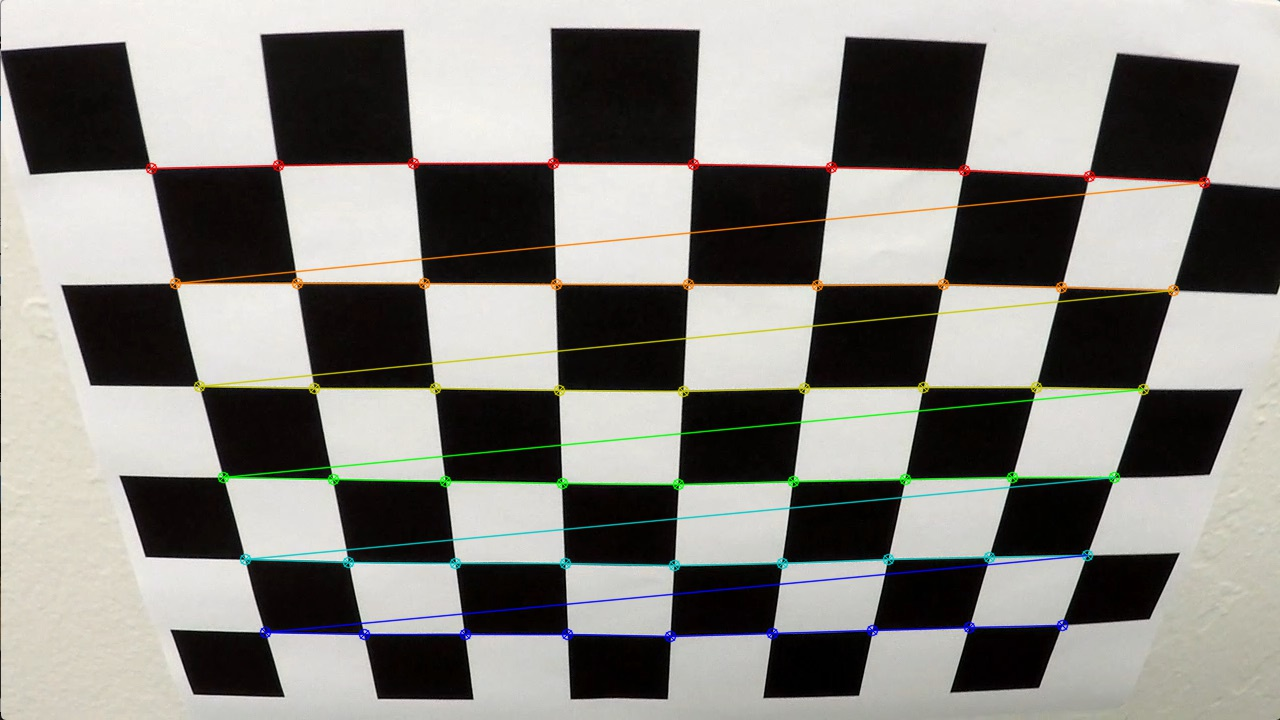
#> input picture camera_cal/corners_found/calibration2.jpg, 1280 x 720 px; its folder holds 4 pictures in this run
$ jupyter execute --allow-errors AdvancedLaneFinding.ipynb   (older library calls are emulated)
#> lines starting #> are read from the running program, lines starting #| are printed output that depends on the picture
# Advanced Lane Finding Project
The goals / steps of this project are the following:

* Compute the camera calibration matrix and distortion coefficients given a set of chessboard images.
* Apply a distortion correction to raw images.
* Use color transforms, gradients, etc., to create a thresholded binary image.
* Apply a perspective transform to rectify binary image ("birds-eye view").
* Detect lane pixels and fit to find the lane boundary.
* Determine the curvature of the lane and vehicle position with respect to center.
* Warp the detected lane boundaries back onto the original image.
* Output visual display of the lane boundaries and numerical estimation of lane curvature and vehicle position.

## Camera Calibration

[cell 1]
import numpy as np
import cv2
import glob
import os
import matplotlib.pyplot as plt
import matplotlib.image as mpimg
import pickle

def calibrate_camera():

    # number of squares in x axis
    nx = 9
    # number of squares in y axis
    ny = 6
    # prepare object points, like (0,0,0), (1,0,0), (2,0,0) ....,(6,5,0)
    objp = np.zeros((nx*ny,3), np.float32)
    objp[:,:2] = np.mgrid[0:nx,0:ny].T.reshape(-1,2)

    # Arrays to store object points and image points from all the images.
    objpoints = [] # 3d points in real world space
    imgpoints = [] # 2d points in image plane.

    # Make a list of calibration images
    images = glob.glob("./camera_cal/calibration*.jpg")
    print("Reading images for calibration...")
    # Step through the list and search for chessboard corners
    for fname in images:
        img = cv2.imread(fname)
        gray = cv2.cvtColor(img,cv2.COLOR_BGR2GRAY)

        # Find the chessboard corners
        print("Finding corners on ", fname, "...")
        ret, corners = cv2.findChessboardCorners(gray, (nx,ny), None)

        # If found, add object points, image points
        if ret == True:
            objpoints.append(objp)
            imgpoints.append(corners)

            # Draw and display the corners
            cv2.drawChessboardCorners(img, (nx,ny), corners, ret)
            just_file_name = fname.split("/")[-1]
            print("Writing to corners_found...")
            cv2.imwrite(os.path.join("./camera_cal/corners_found/", just_file_name), img)

    # Get image size
    img_size = (img.shape[1],img.shape[0])

    # Do camera calibration given object points and image points
    ret, mtx, dist, rvecs, tvecs = cv2.calibrateCamera(objpoints, imgpoints, img_size, None, None)

    # Save the camera calibration result for later process
    print("Saving the parameter to file: camera_cal/camera_cal.p")
    dist_pickle = {}
    dist_pickle["mtx"] = mtx
    dist_pickle["dist"] = dist
    pickle_file = open("./camera_cal/camera_cal.p", "wb")
    pickle.dump(dist_pickle, pickle_file)
    pickle_file.close()

#> (the rest of this cell did not finish here and is left out)

A test to undistort a image

[cell 2]
def test():
    """
    read the pickle file on disk and implement undistor on image
    show the oringal/undistort image
    """
    print("Reading the camera calibration parameters...")
    pickle_file = open("./camera_cal/camera_cal.p", "rb")
#> (reads camera_cal/camera_cal.p from the repository)
    dist_pickle = pickle.load(pickle_file)
    mtx = dist_pickle["mtx"]
    dist = dist_pickle["dist"]
    pickle_file.close()

    print("Reading the sample image...")
    img = cv2.imread('./camera_cal/corners_found/calibration2.jpg')
#> img is the input picture: shape (720, 1280, 3); mean B, G, R 128.1, 132.9, 134.5
    img_size = (img.shape[1],img.shape[0])
#> img_size = (1280, 720)
    dst = cv2.undistort(img, mtx, dist, None, mtx)
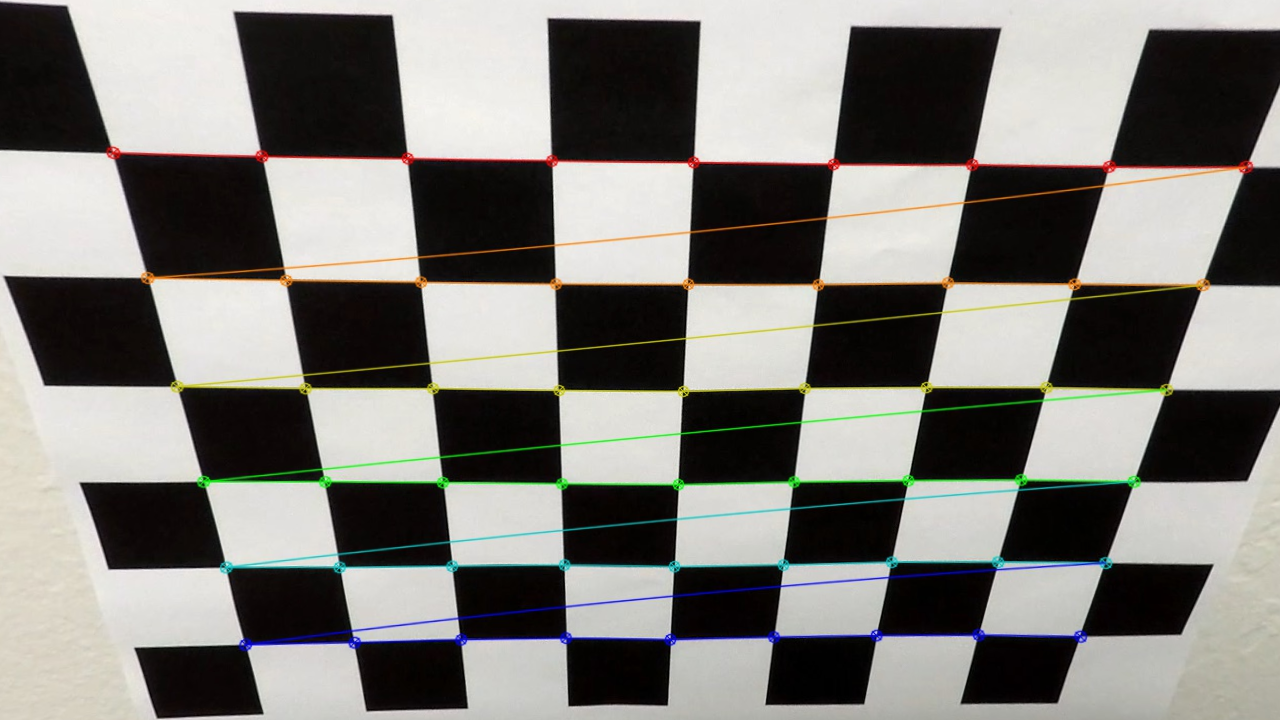
#> dst: shape (720, 1280, 3); mean B, G, R 120.7, 125, 126.6

    # Visualize undistortion
    print("Visulize the result...")
    f, (ax1,ax2) = plt.subplots(1,2, figsize=(20,10))
    ax1.imshow(img), ax1.set_title('Original Image', fontsize=15)
    ax2.imshow(dst), ax2.set_title('Undistored Image', fontsize=15)
    plt.show()
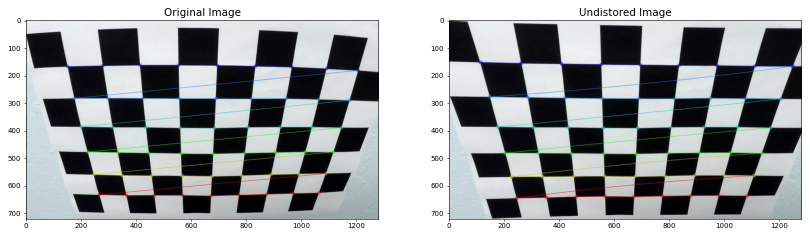
#> figure drawn by matplotlib, 2 panels; B, G, R data is drawn as R, G, B

test()

## Helper functions that build up a pipeline

[cell 3]
def get_camera_cal():
    """
    Read the picke file and return the mtx, dist to caller
    """
    pickle_file = open("./camera_cal/camera_cal.p", "rb")
    dist_pickle = pickle.load(pickle_file)
    mtx = dist_pickle["mtx"]
    dist = dist_pickle["dist"]
    pickle_file.close()

    return mtx, dist

# [149 lines left out: functions undistort_image, color_gradient_thresh, yellow_filter, white_filter, yellow_white_thresh, yellow_white_auto_gradient_thresh and 1 more, not called in this run]

def get_perspective_transform_params():
    """
    Read the picke file and return the M, Minv to caller
    """
    pickle_file = open("trans_pickle.p", "rb")
#> (reads trans_pickle.p from the repository)
    dist_pickle = pickle.load(pickle_file)
    M = dist_pickle["M"]
    Minv = dist_pickle["Minv"]
    pickle_file.close()

    return M, Minv

# [370 lines left out: functions perspective_transform, find_lane_sliding_window, find_lane_sliding_window_adjusted, calculate_curvature, calculate_offset, get_polynomial and 3 more, not called in this run]

## Apply undistortion on a raw image captured by the same camera

[cell 4]
mtx, dist = get_camera_cal()
img = cv2.imread('test_images/test1.jpg')
# OpenCV loads in BGR by default
#> (the rest of this cell did not finish here and is left out)

## Threshold an image

### Use color transforms and gradients to threshold an image

#> (a cell that did not finish here is left out)

### Use only yellow and white to threshold an image

[cell 6]
y_low=(15,65,0)
y_high=(25,255,255)
w_low=(200,200,200)
w_high=(255,255,255)

#> (the rest of this cell did not finish here and is left out)

### Use dynamic yellow and white and gradient to threshold an image

[cell 7]
y_low=(15,65,0)
y_high=(30,45,255)
w_low=(200,200,200)
w_high=(255,255,255)

#> (the rest of this cell did not finish here and is left out)

## Perspective transform
We need to get a transform parameter M and the inverse transform parameter Minv. I did this once and save these two parameters to a pickle file just like how I get camera_cal.p. I had to pick 4 source points, which I did manually.

[cell 8]
# [45 lines left out: function calculate_perspective_transform, not called in this run]


straight_img = cv2.imread('test_images/straight_lines1.jpg')
# OpenCV loads in BGR by default
#> (the rest of this cell did not finish here and is left out)

## Find lane pixels

[cell 9]
test_img = cv2.imread('test_images/test6.jpg')
# OpenCV loads in BGR by default
#> (the rest of this cell did not finish here and is left out)

## Draw lane area and display the curvature and offset text

### Draw polynomial fitted lanes

#> (a cell that did not finish here is left out)

### Display curvature and offset information

#> (a cell that did not finish here is left out)

## Create a pipeline class that constructs left and right lines

[cell 12]
# Define a class to receive the characteristics of each line detection
class Line():
    def __init__(self):
        # was the line detected in the last iteration?
        self.detected = False
        # x values of the last n fits of the line
        self.recent_xfitted = []
        #average x values of the fitted line over the last n iterations
        self.bestx = None
        #polynomial coefficients averaged over the last n iterations
        self.best_fit = None
        #polynomial coefficients for the most recent fit
        self.current_fit = [np.array([False])]
        #radius of curvature of the line in some units
        self.radius_of_curvature = []
        #distance in meters of vehicle center from the line
        self.line_base_pos = []
        #difference in fit coefficients between last and new fits
        self.diffs = np.array([0,0,0], dtype='float')
        #x values for detected line pixels
        self.allx = []
        #y values for detected line pixels
        self.ally = []

# [34 lines left out: function fit_polynomial, not called in this run]

class Pipeline():
    '''
    pipeline class with has left/right line class to hold the related information
    '''
    # Get cal and tranform parameter, set as class variable
    print("Import the camera calbration parameter & view_perspective tranform parameter...")
    mtx, dist = get_camera_cal()
    M, Minv = get_perspective_transform_params()

    def __init__(self, left, right):
        '''
        initial with left, right line class
        '''
        self.left = left    # the Line() class to keep the left line info
        self.right = right  # the Line() class to keep the left line info
        self.image_counter = 0      # the image counter
        self.fit_fail_counter = 0   # this is used record the fit lane not meet the requirement
        self.fit_ok = False     # flag use to record fit lane is ok or not
        self.search_fail_counter = 0 # this is used to record lane pixel search failure.
        self.search_ok = False  # flag use to record lane search is ok or not
        self.smooth_number = 23 # use to average the radius valude to let the screen number not so jump
        self.show_debug_window = False # Option if turn on the debug window in the pipeline
        self.radius = [] # store the radius data, arverage of left/right lane cur
        self.offset = [] # store the car center offset from lane center
        self.quick_search = False # not implement, use last time fit line to quick search the lane points
        self.search_method = 1 # not implement 1/slid window, 2/convelustional,

    # [123 lines left out: functions project_debug_window, lane_manual_check, lane_manual_check_color, lane_manual_check_shadow, store_search, get_recent_search and 3 more, not called in this run]

    def pipeline_basic(self, image):
        return self.pipeline(image, method="basic")

    def pipeline_color(self, image):
        return self.pipeline(image, method="color")

    def pipeline_shadow(self, image):
        return self.pipeline(image, method="shadow")

    # [110 lines left out: function pipeline, not called in this run]

### A test functions that uses Pipeline class to process jpg images under a specific folder

[cell 13]
def process_images_test(src_folder, dst_folder):
    # create pipeline instance
    left = Line()
    right = Line()
    pipeline = Pipeline(left, right)

    image_files = glob.glob(src_folder + "*.jpg")
    for idx, file in enumerate(image_files):
        print("handle on: ", file)
        img = mpimg.imread(file)

        result = pipeline.pipeline(img)

        file_name = file.split("/")[-1]
        out_image = dst_folder + "processed_" + file_name
        image_dist = cv2.cvtColor(result, cv2.COLOR_RGB2BGR)
        cv2.imwrite(out_image, image_dist)

    print("Processed", pipeline.image_counter, "images")
    print("Fit Failure: ", pipeline.fit_fail_counter)
    print("Find lane Failure: ", pipeline.search_fail_counter)
    print("Wrote the processed image to: ", dst_folder)

process_images_test("test_images/", "output_images/")

### Apply to videos

[cell 14]
from moviepy.editor import VideoFileClip
from IPython.display import HTML

def process_video(video, subclip=False, method="basic", show_debug_info=False):
    '''
    handle a video using pipeline function
    '''
    # Create pipeline instance
    print("Initialising Pipeline ...")
    left = Line()
    right = Line()
    pipeline = Pipeline(left, right)
    if show_debug_info:
        pipeline.show_debug_window = True

    # check if handle the subclip
    if subclip:
        print("Will just process first 5 seconds of the video")
        clip = VideoFileClip(video).subclip(0,5)
    else:
        print("Will process the whole video")
        clip = VideoFileClip(video)

    # choice the pipeline according the video
    if method == "basic":
        output_clip = clip.fl_image(pipeline.pipeline_basic)
    elif method == "color":
        output_clip = clip.fl_image(pipeline.pipeline_color)
    elif method == "shadow":
        output_clip = clip.fl_image(pipeline.pipeline_shadow)

    if show_debug_info:
        output_file = "output_video/debug/" + video
    else:
        output_file = "output_video/" + video
    output_clip.write_videofile(output_file, audio=False)

    # write the information to the consel
    print("Processed {} images".format(pipeline.image_counter))
    print("Detected Failure: {}".format(pipeline.fit_fail_counter))
    print("Find Lane Failure: {}".format(pipeline.search_fail_counter))
    print("The video is at ./output_video/")

    # write the information to log file
    with open("./output_video/debug/log.txt", "w") as text_file:
        print("Processed {} images".format(pipeline.image_counter), file=text_file)
        print("Detected Failure: {}".format(pipeline.fit_fail_counter), file=text_file)
        print("Find Lane Failure: {}".format(pipeline.search_fail_counter), file=text_file)

process_video("project_video.mp4", subclip=False, method="basic", show_debug_info=True)
#> (the call stopped at in process_video, `clip = VideoFileClip(video)`: moviepy is not available in this run)
#process_video("project_video.mp4", subclip=True, method="basic", show_debug_info=True)

[cell 15]
# embed into ipynb
HTML("""
<video width="960" height="540" controls>
    <source src="{0}">
</video>
""".format("output_video/project_video.mp4"))

[cell 16]
process_video("challenge_video.mp4", subclip=False, method="color", show_debug_info=False)
#> (the call stopped at in process_video, `clip = VideoFileClip(video)`: moviepy is not available in this run)
#process_video("challenge_video.mp4", subclip=True, method="color", show_debug_info=True)

[cell 17]
# embed into ipynb
HTML("""
<video width="960" height="540" controls>
    <source src="{0}">
</video>
""".format("output_video/challenge_video.mp4"))

[cell 18]
process_video("harder_challenge_video.mp4", subclip=False, method="shadow", show_debug_info=False)
#> (the call stopped at in process_video, `clip = VideoFileClip(video)`: moviepy is not available in this run)
